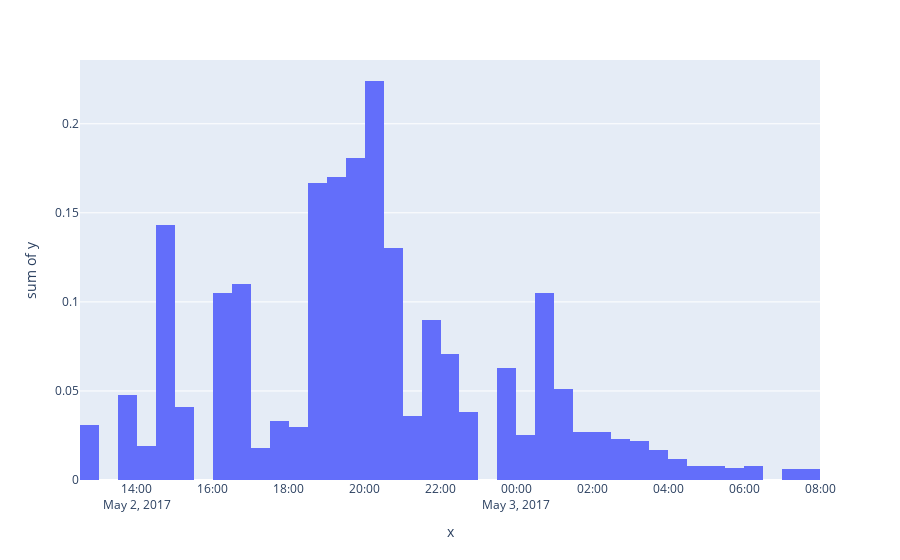

Notebook code cell kept with this figure:
### Code cell
fig = px.histogram(x = df['date'], y = df['tac_level'], nbins = 50)
fig.show()
